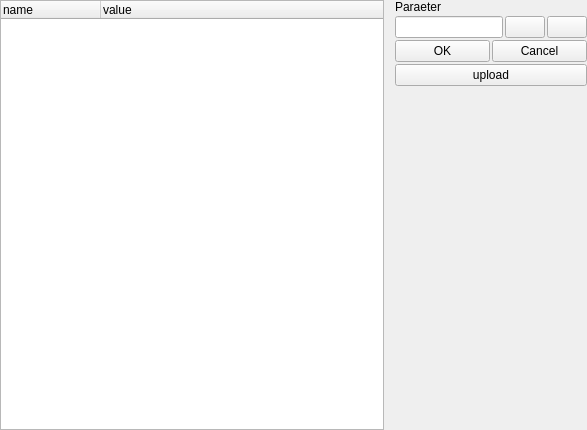
<?xml version="1.0" encoding="UTF-8"?>
<ui version="4.0">
 <class>Parameter</class>
 <widget class="QWidget" name="Parameter">
  <property name="geometry">
   <rect>
    <x>0</x>
    <y>0</y>
    <width>587</width>
    <height>430</height>
   </rect>
  </property>
  <property name="windowTitle">
   <string>Form</string>
  </property>
  <layout class="QGridLayout" name="gridLayout_3">
   <property name="leftMargin">
    <number>0</number>
   </property>
   <property name="topMargin">
    <number>0</number>
   </property>
   <property name="rightMargin">
    <number>0</number>
   </property>
   <property name="bottomMargin">
    <number>0</number>
   </property>
   <property name="spacing">
    <number>2</number>
   </property>
   <item row="0" column="0">
    <widget class="QTreeWidget" name="treeWidget">
     <column>
      <property name="text">
       <string>name</string>
      </property>
     </column>
     <column>
      <property name="text">
       <string>value</string>
      </property>
     </column>
    </widget>
   </item>
   <item row="0" column="1">
    <widget class="QLabel" name="label_2">
     <property name="text">
      <string/>
     </property>
    </widget>
   </item>
   <item row="0" column="2">
    <layout class="QGridLayout" name="gridLayout_2">
     <item row="1" column="0" colspan="2">
      <widget class="QLineEdit" name="lineEdit"/>
     </item>
     <item row="1" column="2">
      <layout class="QGridLayout" name="gridLayout">
       <item row="0" column="0">
        <widget class="QPushButton" name="clear">
         <property name="sizePolicy">
          <sizepolicy hsizetype="Preferred" vsizetype="Preferred">
           <horstretch>0</horstretch>
           <verstretch>0</verstretch>
          </sizepolicy>
         </property>
         <property name="text">
          <string/>
         </property>
         <property name="icon">
          <iconset>
           <normaloff>../Mission/error.png</normaloff>../Mission/error.png</iconset>
         </property>
        </widget>
       </item>
       <item row="0" column="1">
        <widget class="QPushButton" name="flush">
         <property name="text">
          <string/>
         </property>
        </widget>
       </item>
      </layout>
     </item>
     <item row="0" column="0" colspan="3">
      <widget class="QLabel" name="label">
       <property name="text">
        <string>Paraeter</string>
       </property>
      </widget>
     </item>
     <item row="4" column="0" colspan="3">
      <spacer name="verticalSpacer">
       <property name="orientation">
        <enum>Qt::Vertical</enum>
       </property>
       <property name="sizeHint" stdset="0">
        <size>
         <width>20</width>
         <height>295</height>
        </size>
       </property>
      </spacer>
     </item>
     <item row="2" column="0" colspan="3">
      <layout class="QHBoxLayout" name="horizontalLayout">
       <item>
        <widget class="QPushButton" name="OK">
         <property name="text">
          <string>OK</string>
         </property>
        </widget>
       </item>
       <item>
        <widget class="QPushButton" name="Cancel">
         <property name="text">
          <string>Cancel</string>
         </property>
        </widget>
       </item>
      </layout>
     </item>
     <item row="3" column="0" colspan="3">
      <widget class="QPushButton" name="upload">
       <property name="text">
        <string>upload</string>
       </property>
      </widget>
     </item>
    </layout>
   </item>
  </layout>
 </widget>
 <resources/>
 <connections>
  <connection>
   <sender>clear</sender>
   <signal>clicked()</signal>
   <receiver>lineEdit</receiver>
   <slot>clear()</slot>
   <hints>
    <hint type="sourcelabel">
     <x>433</x>
     <y>40</y>
    </hint>
    <hint type="destinationlabel">
     <x>409</x>
     <y>40</y>
    </hint>
   </hints>
  </connection>
 </connections>
</ui>
